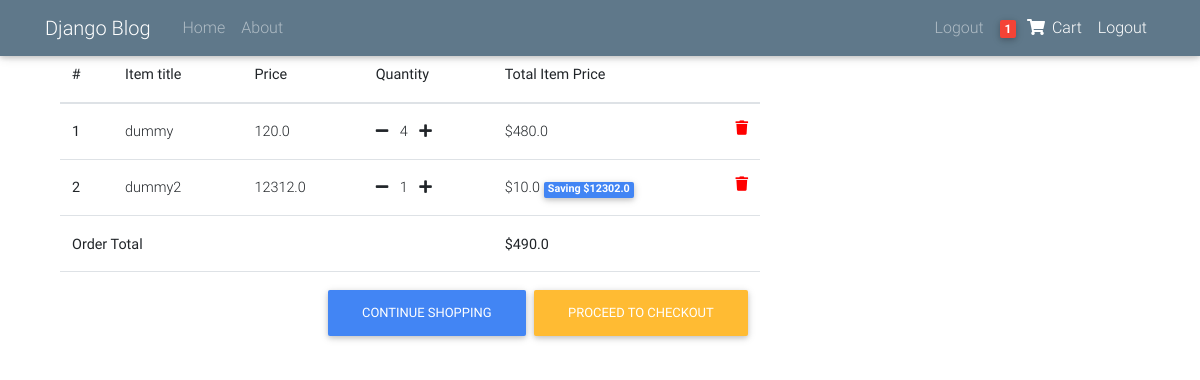
/summary/ (signed in), run on the app's committed database.
### products/models.py (models this page shows, shortened)
class OrderItem(models.Model):
    user = models.ForeignKey('users.CustomUser', on_delete=models.CASCADE)
    item = models.ForeignKey(Item, on_delete=models.CASCADE)
    quantity = models.IntegerField(default=1)
    ordered = models.BooleanField(default=False)
    def get_total_item_price(self):
        return self.quantity * self.item.price
    def get_total_discount_item_price(self):
        return self.quantity * self.item.discount_price
    def get_amount_saved(self):
        return self.get_total_item_price() - self.get_total_discount_item_price()
    def get_final_price(self):
        if self.item.discount_price:
            return self.get_total_discount_item_price()
        return self.get_total_item_price()

class Item(models.Model):
    title = models.CharField(max_length=150)
    price = models.FloatField()
    discount_price = models.FloatField(blank=True, null=True)
    quality = models.CharField(max_length=30, choices=QUALITY_CHOICE)
    description = models.TextField(max_length=400)

class Order(models.Model):
    user = models.ForeignKey('users.CustomUser', on_delete=models.CASCADE)
    items = models.ManyToManyField(OrderItem)
    ordered = models.BooleanField(default=False)
    start_date = models.DateTimeField(auto_now_add=True)
    ordered_date = models.DateTimeField()
    def get_total(self):
        return sum([item.get_final_price() for item in self.items.all()])

### products/views.py (the view)
# urls.py: path('summary/', OrderSummaryView.as_view(), name="shop_views-summary"),
class OrderSummaryView(LoginRequiredMixin, View):
    def get(self, *args, **kwargs):
        try:
            order = Order.objects.get(user=self.request.user, ordered=False)
            context = {
                'object': order
            }
            return render(self.request, 'shop_views/summary.html', context)
        except ObjectDoesNotExist:
            messages.warning(self.request, "You do not have an active order")
            return redirect("/")

### shop_views/templates/shop_views/summary.html (shortened to what this page needs)
{% extends "shop_views/base.html" %}
{% block content %}
  <main>
    <div class="container">
    <div class="table-responsive text-nowrap">
    <h2>Order Summary</h2>
    <table class="table">
        <thead>
        <tr>
            <th scope="col">#</th>
            <th scope="col">Item title</th>
            <th scope="col">Price</th>
            <th scope="col">Quantity</th>
            <th scope="col">Total Item Price</th>
        </tr>
        </thead>
        <tbody>
        {% for order_item in object.items.all %}
        <tr>
            <th scope="row">{{ forloop.counter }}</th>
            <td>{{ order_item.item.title }}</td>
            <td>{{ order_item.item.price }}</td>
            <td>
                <a href="{% url 'shop_views-remove-single-item-from-cart' order_item.item.pk %}"><i class="fas fa-minus mr-2"></i></a>
                {{ order_item.quantity }}
                <a href="{% url 'shop_views-add-to-cart' order_item.item.pk %}"><i class="fas fa-plus ml-2"></i></a>
            </td>
            <td>
            {% if order_item.item.discount_price %}
                ${{ order_item.get_total_discount_item_price }}
                <span class="badge badge-primary">Saving ${{ order_item.get_amount_saved }} </span>
            {% else %}
                ${{ order_item.get_total_item_price }}
            {% endif %}
            <a style='color: red;' href="{% url 'shop_views-remove-from-cart' order_item.item.pk %}">
                <i class="fas fa-trash float-right"></i>
            </a>
            </td>
        </tr>
        {% endfor %}
        {% if object.get_total %}
        <tr>
            <td colspan="4"><b>Order Total</b></td>
            <td><b>${{ object.get_total }}</b></td>
        </tr>
        <tr>
            <td colspan="5">
            <a class='btn btn-warning float-right ml-2' href='/checkout/'>Proceed to checkout</a>
            <a class='btn btn-primary float-right' href='/'>Continue shopping</a>
            </td>
        </tr>
        {% endif %}
        </tbody>
    </table>
    </div>
    </div>
  </main>
{% endblock content %}

### shop_views/static/shop_views/main.css (style rules this page uses)
body { background: #fafafa; color: #333333; margin-top: 5rem; }
h1, h2, h3, h4, h5, h6 { color: #444444; }

### data on the page
OrderItem: item "dummy", item.price "120.0", quantity "4", get_total_item_price "480.0"
OrderItem: item "dummy2", item.price "12312.0", quantity "1", get_total_discount_item_price "10.0", get_amount_saved "12302.0"
Order: get_total "490.0"
